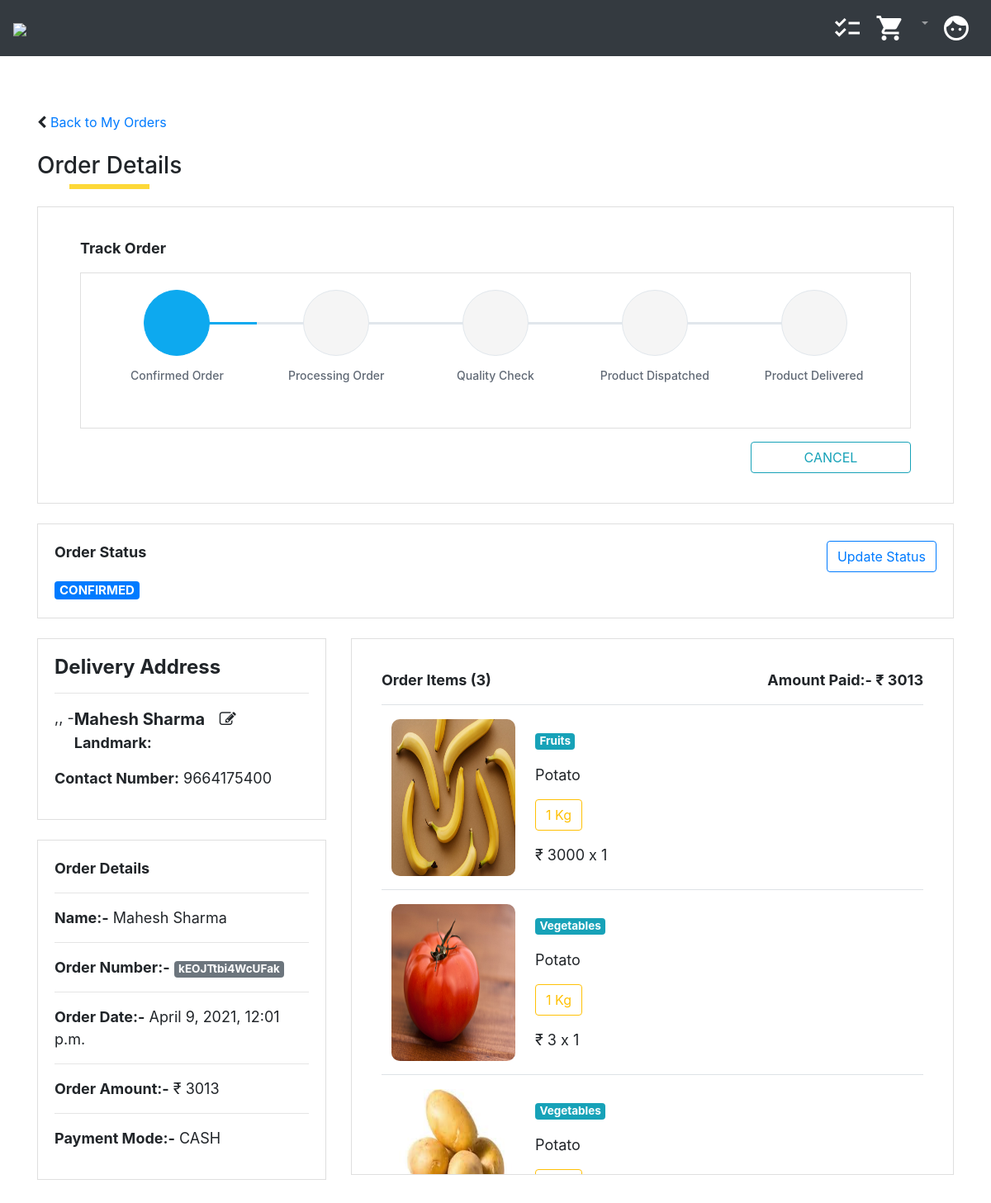
The page /order_detail/kEOJTtbi4WcUFak/ (signed in) on the database its author committed.
### home/models.py (models this page shows, shortened)
class Order(models.Model):
    order_code = models.CharField(max_length=15)
    customer = models.ForeignKey(Customer, on_delete=models.CASCADE,null=True)
    address = models.ForeignKey(Address, on_delete=models.CASCADE,null=True)
    payment_type = models.CharField(max_length=20,null=True)
    total_price = models.IntegerField(null=True)
    order_date = models.DateTimeField(auto_now_add=True)
    order_delivered_date = models.DateTimeField(null=True)
    status = models.CharField(max_length=10)
    def getProductCount(self):
        cart_item = CartItem.objects.filter(order_id=self.id)
        if cart_item != None:
            return cart_item.count()
        else:
            return ""

class Customer(models.Model):
    user = models.ForeignKey(User, on_delete=models.CASCADE,null=True)
    phone_no = models.CharField(max_length=50)
    gender = models.CharField(max_length=8)
    date_of_birth = models.CharField(null=True,max_length=15)

class CartItem(models.Model):
    product = models.ForeignKey(Product, on_delete=models.CASCADE,null=True)
    customer = models.ForeignKey(Customer, on_delete=models.CASCADE,null=True)
    quantity = models.IntegerField(default=1)
    total_price = models.IntegerField(default=0)
    order_id = models.IntegerField(default=0)
    ordered = models.BooleanField(default=False)

class Product(models.Model):
    name = models.CharField(max_length=50)
    description = models.CharField(max_length=200, default='' , null=True , blank=True)
    price = models.IntegerField(default=0)
    quantity = models.IntegerField(default=1)
    category = models.ForeignKey(Category, on_delete=models.CASCADE, default=1)
    unit_measure = models.ForeignKey(UnitMeasure, on_delete=models.CASCADE,null=True)
    image = models.ImageField(upload_to='uploads/products/',blank=True)
    is_favourite = models.BooleanField(default=False)

class Category(models.Model):
    name = models.CharField(max_length=50,unique = True)
    description = models.CharField(max_length=200, default='' , null=True , blank=True)

class UnitMeasure(models.Model):
    unit = models.CharField(max_length=50)
    description = models.CharField(max_length=200, default='' , null=True , blank=True)

### home/views.py (the view)
# urls.py: path('order_detail/<str:order_code>/',views.order_detail, name='order_detail'),
def order_detail(request,order_code):
    order = Order.objects.get(order_code=order_code)
    cart_items = CartItem.objects.filter(order_id=order.id)
    customer = Customer.objects.filter(user_id=request.session.get('user_id')).last()
    address = Address.objects.filter(customer_id=request.session.get('customer_id'),is_active=True).last()
    context = {
        "order" : order,
        "cart_items" : cart_items,
        "customer" : customer,
        "address" : address,
    }
    return render(request, 'order_detail.html',context)

### templates/order_detail.html (shortened to what this page needs)
{% extends "base.html" %}
{% load static %}
{% block content %}
    <div class="container mt-3">
        <br><br>
        <i class="fa fa-chevron-left" aria-hidden="true"></i><a style="text-decoration:none;" href="/order_listing">  Back to My Orders</a><br><br>
        <h3 class="pseudo_border">Order Details</h3>
        <br><br>
        {% if order.status == 'CONFIRMED' or order.status == 'PROCESSING ORDER' or  order.status == 'QUALITY CHECK' or order.status == 'PRODUCT DISPATCHED' or order.status == 'DELIVERED' %}
            <div class="row">
                <div class="col-sm-12">
                    <div class="card p-3 box">
                        <blockquote class="blockquote mb-0 card-body">
                            <link rel="stylesheet" href="https://cdn.jsdelivr.net/npm/pixeden-stroke-7-icon@1.2.3/pe-icon-7-stroke/dist/pe-icon-7-stroke.min.css">
                            <div class="container padding-bottom-3x mb-1">
                                <p><b>Track Order</b></p>
                                    <div class="card mb-3">
                                        <div class="card-body">
                                            <div class="steps d-flex flex-wrap flex-sm-nowrap justify-content-between padding-top-2x padding-bottom-1x">
                                            <div class="step {% if order.status == 'CONFIRMED' or order.status == 'PROCESSING ORDER' or  order.status == 'QUALITY CHECK' or order.status == 'PRODUCT DISPATCHED' or order.status == 'DELIVERED' %}completed{% endif %}">
                                                <div class="step-icon-wrap">
                                                <div class="step-icon"></div>
                                                </div>
                                                <h4 class="step-title">Confirmed Order</h4>
                                            </div>
                                            <div class="step {% if order.status == 'PROCESSING ORDER' or order.status == 'QUALITY CHECK' or order.status == 'PRODUCT DISPATCHED' or order.status == 'DELIVERED'  %}completed{% endif %}">
                                                <div class="step-icon-wrap">
                                                <div class="step-icon"></div>
                                                </div>
                                                <h4 class="step-title">Processing Order</h4>
                                            </div>
                                            <div class="step {% if order.status == 'QUALITY CHECK' or order.status == 'PRODUCT DISPATCHED' or order.status == 'DELIVERED'%}completed{% endif %}">
                                                <div class="step-icon-wrap">
                                                <div class="step-icon"></div>
                                                </div>
                                                <h4 class="step-title">Quality Check</h4>
                                            </div>
                                            <div class="step {% if order.status == 'PRODUCT DISPATCHED' or order.status == 'DELIVERED'%}completed{% endif %}">
                                                <div class="step-icon-wrap">
                                                <div class="step-icon"></div>
                                                </div>
                                                <h4 class="step-title">Product Dispatched</h4>
                                            </div>
                                            <div class="step {% if order.status == 'DELIVERED'%}completed{% endif %}">
                                                <div class="step-icon-wrap">
                                                <div class="step-icon"></div>
                                                </div>
                                                <h4 class="step-title">Product Delivered</h4>
                                            </div>
                                            </div>
                                        </div>
                                    </div>
                                {% if order.status == "CONFIRMED" %}
                                    <form action="/cancel_order" method="post"  autocomplete="off">
                                        <button onclick="return confirm('Are you sure you want to Cancel Order?')" style="float:right;width:194px;" type="submit" class="btn btn-outline-info">CANCEL</button>
                                    </form>
                                {% endif %}
                            </blockquote>
                        </div>
                    </div>
                </div>
        {% endif %}
        <br>
        <div class="row">
            <div class="col-sm-12">
                <div class="card box">
                    <blockquote class="blockquote mb-0 card-body">
                        <p><b>Order Status</b> <button style="float:right;" type="button" class="btn btn-outline-primary" data-toggle="modal" data-target="#exampleModal">Update Status</button></p>
                        {% if order.status == "CONFIRMED" %}
                            <span class="badge badge-primary">{{order.status}}</span>
                        {% elif order.status == "PROCESSING ORDER" %}
                            <span class="badge badge-secondary">{{order.status}}</span>
                        {% elif order.status == "QUALITY CHECK" %}
                            <span class="badge badge-warning">{{order.status}}</span>
                        {% elif order.status == "PRODUCT DISPATCHED" %}
                            <span class="badge badge-info">{{order.status}}</span>
                        {% elif order.status == "ORDER FAILED" %}
                            <span class="badge badge-danger">{{order.status}}</span>
                        {% elif order.status == "ORDER CANCELLED" %}
                            <span class="badge badge-danger">{{order.status}}</span>
                        {% endif %}
                    </blockquote>
                </div>
            </div>
        </div>
        <br>
        <div class="row">
            <div class="col-sm-4">
                <div class="card box">
                    <blockquote class="blockquote mb-0 card-body">
                        <h4><b>Delivery Address</b></h4>
                        <hr>
                        <div class="form-check form-check-inline">
                            <b>{{customer.user.first_name}} {{customer.user.last_name}}</b>
                        </div>
                        <div class="form-check form-check-inline" style="width:9%;">
                            <a href="/address_form" class="custom-link" style=""> <i style="font-size: 20px;" class="fa fa-pencil-square-o" aria-hidden="true"></i></a>
                        </div>
                        <p style="float:left;">{{address.state}},{{address.city}},{{address.country}} - {{address.pincode}} </p>
                        <p style="float:left;"><b>Landmark:</b> {{address.landmark}}</p>
                        <p style="float:left;"><b>Contact Number:</b> {{customer.phone_no}}</p>
                    </blockquote>
                </div>
                <br>
                <div class="card box">
                    <blockquote class="blockquote mb-0 card-body">
                        <p><b>Order Details</b></p>
                        <hr>
                        <p><b>Name:-</b> <span>{{customer.user.first_name}} {{customer.user.last_name}}</span></p>
                        <hr>
                        <p><b>Order Number:-</b> <span class="badge badge-secondary">{{order.order_code}}</span></p>
                        <hr>
                        <p><b>Order Date:-</b> <span>{{order.order_date}}</span></p>
                        <hr>
                        <p><b>Order Amount:-</b> <span>₹ {{order.total_price}}</span></p>
                        <hr>
                        <p><b>Payment Mode:-</b> <span>{{order.payment_type}}</span></p>
                    </blockquote>
                </div>
            </div>
            <div class="col-sm-8">
                <div class="card p-3 box" style="max-height: 650px;overflow: auto;">
                    <blockquote class="blockquote mb-0 card-body">
                        <p><b>Order Items ({{order.getProductCount}})</b><span style="float:right;"><b>Amount Paid:- ₹ {{order.total_price}}</b></span></p>
                        <table class="table" style="">
                        <tbody>
                            {% for cart_item in cart_items %}
                                <tr>
                                    <td style="vertical-align: inherit;">
                                        <a href="/product_detail/{{cart_item.product_id}}"><img style="border-radius:10px;" src="{{cart_item.product.image.url}}" width="150" height="190" /></a>
                                    </td>
                                    <td style="width:90%;">
                                        <p>
                                            <span class="badge badge-info">{{cart_item.product.category.name}}</span>
                                        </p>
                                        <p>Potato</p>
                                        <p><button title="Available In" type="button" class="btn btn-outline-warning">{{cart_item.product.quantity}} {{cart_item.product.unit_measure.unit}}</button></p>
                                        <p>₹ {{cart_item.product.price}} x {{cart_item.quantity}}</p>
                                    </td>
                                </tr>
                            {% endfor %}
                        </tbody>
                    </table>
                    </blockquote>
                </div>
            </div>
        </div>
    </div>
    <br><br><br>
{% endblock %}

### static/css/custom.css (style rules this page uses)
.pseudo_border { position:relative; display:inline-block; }
.pseudo_border:after { content:''; position:absolute; left:0;right:0; top:85%; margin: 10px auto; width:55%; height:6px; background:#FDD838; }
.custom-link { color: #212529; text-decoration: none; }

### rows shown on the page
Order: status "CONFIRMED", order_code "kEOJTtbi4WcUFak", order_date "April 9, 2021, 12:01 p.m.", total_price "3013", payment_type "CASH", getProductCount "3"
Customer: user.first_name "Mahesh", user.last_name "Sharma", phone_no "9664175400"
CartItem: product.image (picture), product.category.name "Fruits", product.quantity "1", product.unit_measure.unit "Kg", product.price "3000", quantity "1"
CartItem: product.image (picture), product.category.name "Vegetables", product.quantity "1", product.unit_measure.unit "Kg", product.price "3", quantity "1"
CartItem: product.image (picture), product.category.name "Vegetables"
